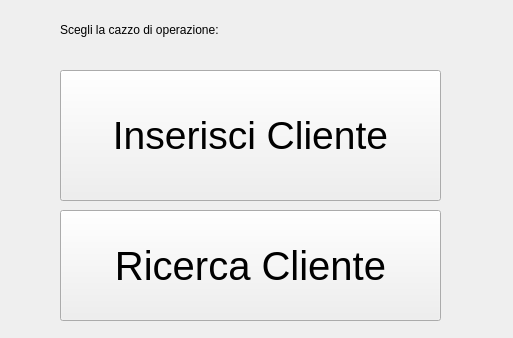
<?xml version="1.0" encoding="UTF-8"?>
<ui version="4.0">
 <class>MainAcquisto</class>
 <widget class="QWidget" name="MainAcquisto">
  <property name="geometry">
   <rect>
    <x>0</x>
    <y>0</y>
    <width>513</width>
    <height>338</height>
   </rect>
  </property>
  <property name="windowTitle">
   <string>Operazioni per cliente</string>
  </property>
  <widget class="QPushButton" name="btn_inserisci">
   <property name="geometry">
    <rect>
     <x>60</x>
     <y>70</y>
     <width>381</width>
     <height>131</height>
    </rect>
   </property>
   <property name="font">
    <font>
     <pointsize>29</pointsize>
    </font>
   </property>
   <property name="text">
    <string>Inserisci Cliente</string>
   </property>
  </widget>
  <widget class="QPushButton" name="btn_ricerca">
   <property name="geometry">
    <rect>
     <x>60</x>
     <y>210</y>
     <width>381</width>
     <height>111</height>
    </rect>
   </property>
   <property name="font">
    <font>
     <pointsize>30</pointsize>
    </font>
   </property>
   <property name="text">
    <string>Ricerca Cliente</string>
   </property>
  </widget>
  <widget class="QLabel" name="label">
   <property name="geometry">
    <rect>
     <x>60</x>
     <y>20</y>
     <width>301</width>
     <height>20</height>
    </rect>
   </property>
   <property name="text">
    <string>Scegli la cazzo di operazione:</string>
   </property>
  </widget>
 </widget>
 <resources/>
 <connections/>
</ui>
